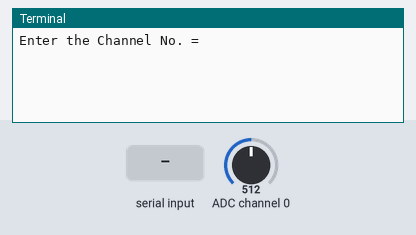
Simulated run of this program. Board: Raspberry Pi (BCM pin numbers). Shown: the last lines printed to the terminal. The test bench sets the inputs (shaded band); at power-on: ADC channel 0 = 512 (analog values on the 0–1023 scale).

Above: at 1.2 s.
1.3 s: "0" typed at the terminal, then Enter
At 2.1 s:
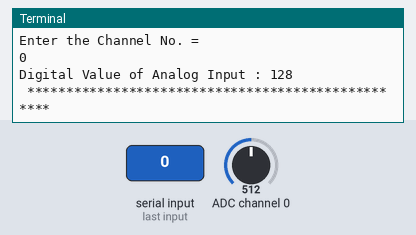
2.9 s: "1" typed at the terminal, then Enter
At 4.8 s:
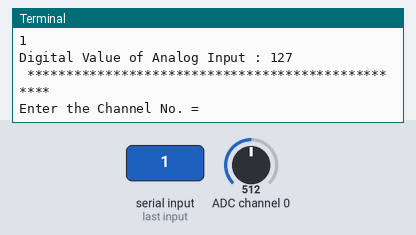

The program:

ADS7828_Differential.py
```python
# (licence header left out)
import smbus
import time

# Get I2C bus
bus = smbus.SMBus(1)

# I2C address of the device
ADS7828_DEFAULT_ADDRESS				= 0x48

# ADS7828 Command Set
ADS7828_CMD_SD_DIFF					= 0x00 # Differential Inputs
ADS7828_CMD_SD_SINGLE				= 0x80 # Single-Ended Inputs
ADS7828_CMD_DIFF_CHANNEL_0_1		= 0x00 # +IN = CH0, -IN = CH1
ADS7828_CMD_DIFF_CHANNEL_2_3		= 0x10 # +IN = CH2, -IN = CH3
ADS7828_CMD_DIFF_CHANNEL_4_5		= 0x20 # +IN = CH4, -IN = CH5
ADS7828_CMD_DIFF_CHANNEL_6_7		= 0x30 # +IN = CH6, -IN = CH7
ADS7828_CMD_DIFF_CHANNEL_1_0		= 0x40 # +IN = CH1, -IN = CH0
ADS7828_CMD_DIFF_CHANNEL_3_2		= 0x50 # +IN = CH3, -IN = CH2
ADS7828_CMD_DIFF_CHANNEL_5_4		= 0x60 # +IN = CH5, -IN = CH4
ADS7828_CMD_DIFF_CHANNEL_7_6		= 0x70 # +IN = CH7, -IN = CH6
ADS7828_CMD_SNGL_CHANNEL_0			= 0x00 # +IN = CH0, -IN = GND
ADS7828_CMD_SNGL_CHANNEL_1			= 0x10 # +IN = CH1, -IN = GND
ADS7828_CMD_SNGL_CHANNEL_2			= 0x20 # +IN = CH2, -IN = GND
ADS7828_CMD_SNGL_CHANNEL_3			= 0x30 # +IN = CH3, -IN = GND
ADS7828_CMD_SNGL_CHANNEL_4			= 0x40 # +IN = CH4, -IN = GND
ADS7828_CMD_SNGL_CHANNEL_5			= 0x50 # +IN = CH5, -IN = GND
ADS7828_CMD_SNGL_CHANNEL_6			= 0x60 # +IN = CH6, -IN = GND
ADS7828_CMD_SNGL_CHANNEL_7			= 0x70 # +IN = CH7, -IN = GND
ADS7828_CMD_PD_POWER_DOWN			= 0x00 # Power Down Between A/D Converter Conversions
ADS7828_CMD_PD_REF_OFF				= 0x04 # Internal Reference OFF and A/D Converter ON
ADS7828_CMD_PD_REF_ON				= 0x08 # Internal Reference ON and A/D Converter OFF
ADS7828_CMD_PD_REF_ON_AD_ON			= 0x0C # Internal Reference ON and A/D Converter ON

class ADS7828():
	def set_channel(self):
		"""Select the Channel (Differential) user want to use from 0-7
		0 : +IN = CH0, -IN = CH1
		1 : +IN = CH2, -IN = CH3
		2 : +IN = CH4, -IN = CH5
		3 : +IN = CH6, -IN = CH7
		4 : +IN = CH1, -IN = CH0
		5 : +IN = CH3, -IN = CH2
		6 : +IN = CH5, -IN = CH4
		7 : +IN = CH7, -IN = CH6"""
		self.channel = int(input("Enter the Channel No. = "))
		while self.channel > 7 :
			self.channel = int(input("Enter the Channel No. = "))

		return self.channel

	def set_command(self):
		"""Select the Command data from the given provided value above"""
		if self.channel == 0:
			COMMAND_SET = (ADS7828_CMD_SD_DIFF | ADS7828_CMD_DIFF_CHANNEL_0_1)
		elif self.channel == 1:
			COMMAND_SET = (ADS7828_CMD_SD_DIFF | ADS7828_CMD_DIFF_CHANNEL_2_3)
		elif self.channel == 2:
			COMMAND_SET = (ADS7828_CMD_SD_DIFF | ADS7828_CMD_DIFF_CHANNEL_4_5)
		elif self.channel == 3:
			COMMAND_SET = (ADS7828_CMD_SD_DIFF | ADS7828_CMD_DIFF_CHANNEL_6_7)
		elif self.channel == 4:
			COMMAND_SET = (ADS7828_CMD_SD_DIFF | ADS7828_CMD_DIFF_CHANNEL_1_0)
		elif self.channel == 5:
			COMMAND_SET = (ADS7828_CMD_SD_DIFF | ADS7828_CMD_DIFF_CHANNEL_3_2)
		elif self.channel == 6:
			COMMAND_SET = (ADS7828_CMD_SD_DIFF | ADS7828_CMD_DIFF_CHANNEL_5_4)
		elif self.channel == 7:
			COMMAND_SET = (ADS7828_CMD_SD_DIFF | ADS7828_CMD_DIFF_CHANNEL_7_6)

		bus.write_byte(ADS7828_DEFAULT_ADDRESS, COMMAND_SET)

	def read_adc(self):
		"""Read data back from the device address, 1 byte"""

		data = bus.read_byte(ADS7828_DEFAULT_ADDRESS)

		raw_adc = data

		return {'r' : raw_adc}

from ADS7828_Differential import ADS7828
ads7828 = ADS7828()

while True :
	ads7828.set_channel()
	ads7828.set_command()
	time.sleep(0.1)
	adc = ads7828.read_adc()
	print "Digital Value of Analog Input : %d "%(adc['r'])
	print " ************************************************** "
	time.sleep(0.8)
```

Measured:
- after the input at 1.3 s, the terminal: prints a new line at once (image 1)
- after the input at 2.9 s, the terminal: prints a new line at once (image 2)
